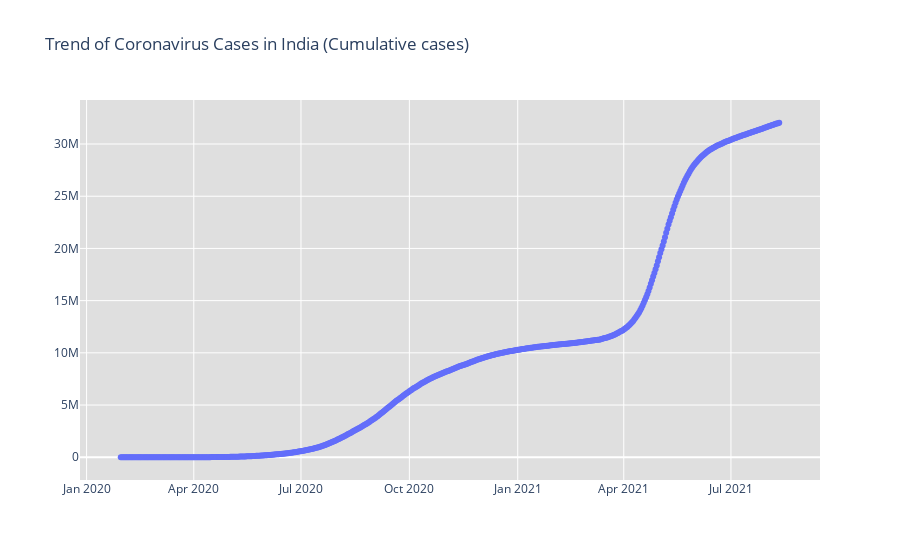
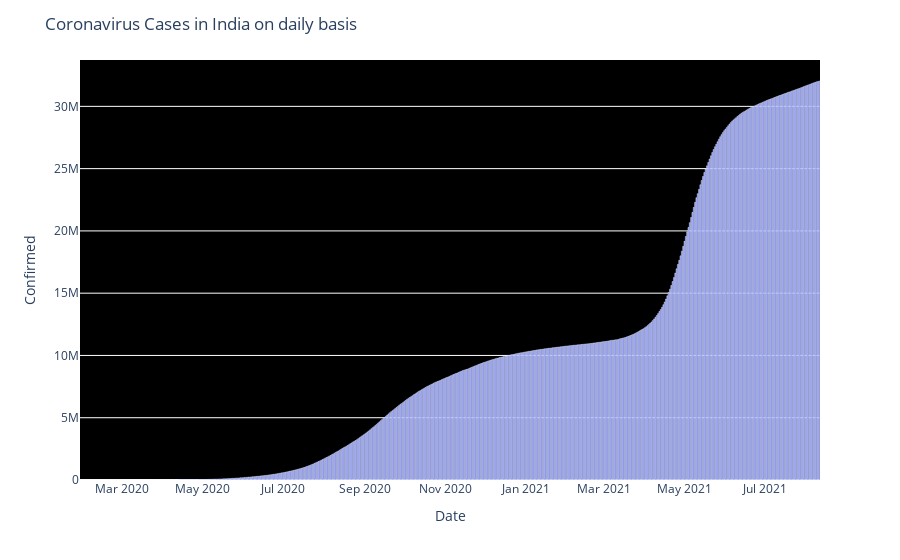

Source (notebook cell) for these figures, in order:
### Markdown cell above
> ## Day-wise Cases been confirmed

### Code cell
fig = go.Figure()
#every figure produced with the plotly library actually uses graph objects under the hood certain kinds of figures are not 
#yet possible to create with Plotly Express, such as figures that use certain 3D trace-types like mesh or isosurface
    
    #plot using graph objects
fig.add_trace(go.Scatter(x=df_confirmed_india['Date'], y = df_confirmed_india['Confirmed'], mode='lines+markers',name='Total Cases'))
fig.update_layout(title_text='Trend of Coronavirus Cases in India (Cumulative cases)',plot_bgcolor='rgb(223, 223, 223)')
fig.show()
# New COVID-19 cases reported daily in India
import plotly.express as px
#plot using plotly express
fig = px.bar(df_confirmed_india, x="Date", y="Confirmed", barmode='group', height=400)  
fig.update_layout(title_text='Coronavirus Cases in India on daily basis',plot_bgcolor='black')
fig.show()

### Figure 1 — Plotly figure (JSON) as saved in the notebook; plotly's stock layout.template omitted (floating-point values rounded to 4 significant figures; data arrays with more than 128 entries replaced by an {"elided": "..."} marker saying what was removed)
{"data": [{"mode": "lines+markers", "name": "Total Cases", "type": "scatter", "x": {"elided": "560 str values"}, "y": {"elided": "560 int values"}}], "layout": {"plot_bgcolor": "rgb(223, 223, 223)", "title": {"text": "Trend of Coronavirus Cases in India (Cumulative cases)"}, "xaxis": {"type": "date", "range": ["2019-12-27 01:46:54.7874", "2021-09-13 22:13:05.2126"], "autorange": true}, "yaxis": {"type": "linear", "range": [-2347000.0, 34380000.0], "autorange": true}, "autosize": true}}

### Figure 2 — Plotly figure (JSON) as saved in the notebook; plotly's stock layout.template omitted (floating-point values rounded to 4 significant figures; data arrays with more than 128 entries replaced by an {"elided": "..."} marker saying what was removed)
{"data": [{"alignmentgroup": "True", "hovertemplate": "Date=%{x}<br>Confirmed=%{y}<extra></extra>", "legendgroup": "", "marker": {"color": "#636efa", "pattern": {"shape": ""}}, "name": "", "offsetgroup": "", "orientation": "v", "showlegend": false, "textposition": "auto", "type": "bar", "x": {"elided": "560 str values"}, "xaxis": "x", "y": {"elided": "560 int values"}, "yaxis": "y"}], "layout": {"barmode": "group", "legend": {"tracegroupgap": 0}, "margin": {"t": 60}, "plot_bgcolor": "black", "title": {"text": "Coronavirus Cases in India on daily basis"}, "xaxis": {"anchor": "y", "domain": [0, 1], "title": {"text": "Date"}, "type": "date", "range": ["2020-01-29 12:00", "2021-08-11 12:00"], "autorange": true}, "yaxis": {"anchor": "x", "domain": [0, 1], "title": {"text": "Confirmed"}, "type": "linear", "range": [0, 33720000.0], "autorange": true}, "autosize": true}}
